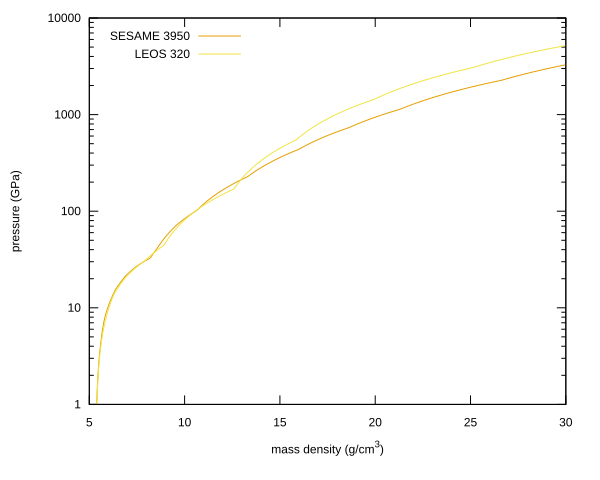

Generate this figure with gnuplot:
#!/usr/local/Cellar/gnuplot/5.4.1_2/bin/gnuplot
#
#    
#    	G N U P L O T
#    	Version 5.4 patchlevel 1    last modified 2020-12-01 
#    
#    	Copyright (C) 1986-1993, 1998, 2004, 2007-2020
#    	Thomas Williams, Colin Kelley and many others
#    
#    	gnuplot home:     http://www.gnuplot.info
#    	faq, bugs, etc:   type "help FAQ"
#    	immediate help:   type "help"  (plot window: hit 'h')
# set terminal qt 0 font "Sans,9"
# set output
unset clip points
set clip one
unset clip two
unset clip radial
set errorbars front 1.000000 
set border 31 front lt black linewidth 1.000 dashtype solid
set zdata 
set ydata 
set xdata 
set y2data 
set x2data 
set boxwidth
set boxdepth 0
set style fill  empty border
set style rectangle back fc  bgnd fillstyle   solid 1.00 border lt -1
set style circle radius graph 0.02 
set style ellipse size graph 0.05, 0.03 angle 0 units xy
set dummy x, y
set format x "% h" 
set format y "% h" 
set format x2 "% h" 
set format y2 "% h" 
set format z "% h" 
set format cb "% h" 
set format r "% h" 
set ttics format "% h"
set timefmt "%d/%m/%y,%H:%M"
set angles radians
set tics back
unset grid
unset raxis
set theta counterclockwise right
set style parallel front  lt black linewidth 2.000 dashtype solid
set key notitle
set key fixed left top vertical Right noreverse enhanced autotitle nobox
set key noinvert samplen 4 spacing 1 width 0 height 0 
set key maxcolumns 0 maxrows 0
set key noopaque
unset label
unset arrow
unset style line
unset style arrow
set style histogram clustered gap 2 title textcolor lt -1
unset object
unset walls
set style textbox  transparent margins  1.0,  1.0 border  lt -1 linewidth  1.0
set offsets 0, 0, 0, 0
set pointsize 1
set pointintervalbox 1
set encoding default
unset polar
unset parametric
unset spiderplot
unset decimalsign
unset micro
unset minussign
set view 60, 30, 1, 1
set view azimuth 0
set rgbmax 255
set samples 100, 100
set isosamples 10, 10
set surface 
unset contour
set cntrlabel  format '%8.3g' font '' start 5 interval 20
set mapping cartesian
set datafile separator whitespace
set datafile nocolumnheaders
unset hidden3d
set cntrparam order 4
set cntrparam linear
set cntrparam levels 5
set cntrparam levels auto
set cntrparam firstlinetype 0 unsorted
set cntrparam points 5
set size ratio 0 1,1
set origin 0,0
set style data lines
set style function lines
unset xzeroaxis
unset yzeroaxis
unset zzeroaxis
unset x2zeroaxis
unset y2zeroaxis
set xyplane relative 0.5
set tics scale  1, 0.5, 1, 1, 1
set mxtics default
set mytics default
set mztics default
set mx2tics default
set my2tics default
set mcbtics default
set mrtics default
set nomttics
set xtics border in scale 1,0.5 mirror norotate  autojustify
set xtics  norangelimit autofreq 
set ytics border in scale 1,0.5 mirror norotate  autojustify
set ytics  norangelimit autofreq 
set ztics border in scale 1,0.5 nomirror norotate  autojustify
set ztics  norangelimit autofreq 
unset x2tics
unset y2tics
set cbtics border in scale 1,0.5 mirror norotate  autojustify
set cbtics  norangelimit autofreq 
set rtics axis in scale 1,0.5 nomirror norotate  autojustify
set rtics  norangelimit autofreq 
unset ttics
set title "" 
set title  font "" textcolor lt -1 norotate
set timestamp bottom 
set timestamp "" 
set timestamp  font "" textcolor lt -1 norotate
set trange [ * : * ] noreverse nowriteback
set urange [ * : * ] noreverse nowriteback
set vrange [ * : * ] noreverse nowriteback
set xlabel "mass density (g/cm^3)" 
set xlabel  font "" textcolor lt -1 norotate
set x2label "" 
set x2label  font "" textcolor lt -1 norotate
set xrange [ * : * ] noreverse writeback
set x2range [ * : * ] noreverse writeback
set ylabel "pressure (GPa)" 
set ylabel  font "" textcolor lt -1 rotate
set y2label "" 
set y2label  font "" textcolor lt -1 rotate
set yrange [ * : * ] noreverse writeback
set y2range [ * : * ] noreverse writeback
set zlabel "" 
set zlabel  font "" textcolor lt -1 norotate
set zrange [ * : * ] noreverse writeback
set cblabel "" 
set cblabel  font "" textcolor lt -1 rotate
set cbrange [ * : * ] noreverse writeback
set rlabel "" 
set rlabel  font "" textcolor lt -1 norotate
set rrange [ * : * ] noreverse writeback
unset logscale
set logscale y
unset jitter
set zero 1e-08
set lmargin  -1
set bmargin  -1
set rmargin  -1
set tmargin  -1
set locale "en_US.UTF-8"
set pm3d explicit at s
set pm3d scansautomatic
set pm3d interpolate 1,1 flush begin noftriangles noborder corners2color mean
set pm3d clip z 
set pm3d nolighting
set palette positive nops_allcF maxcolors 0 gamma 1.5 color model RGB 
set palette rgbformulae 7, 5, 15
set colorbox default
set colorbox vertical origin screen 0.9, 0.2 size screen 0.05, 0.6 front  noinvert bdefault
set style boxplot candles range  1.50 outliers pt 7 separation 1 labels auto unsorted
set loadpath 
set fontpath
set psdir
set fit brief errorvariables nocovariancevariables errorscaling prescale nowrap v5
GNUTERM = "qt"
VoxelDistance = {9.00500479207635e-308, 1.97626258336499e-323}
## Last datafile plotted: "../../inferno/81k/tadap.hugt"
pl [5:30][1:1e4] \
   'models/sesame3950/isentrope.txt' u 1:(-$5) title 'SESAME 3950' ls 4, \
   'models/leos320/isentrope.txt' u 1:(-$5) title 'LEOS 320' ls 5
